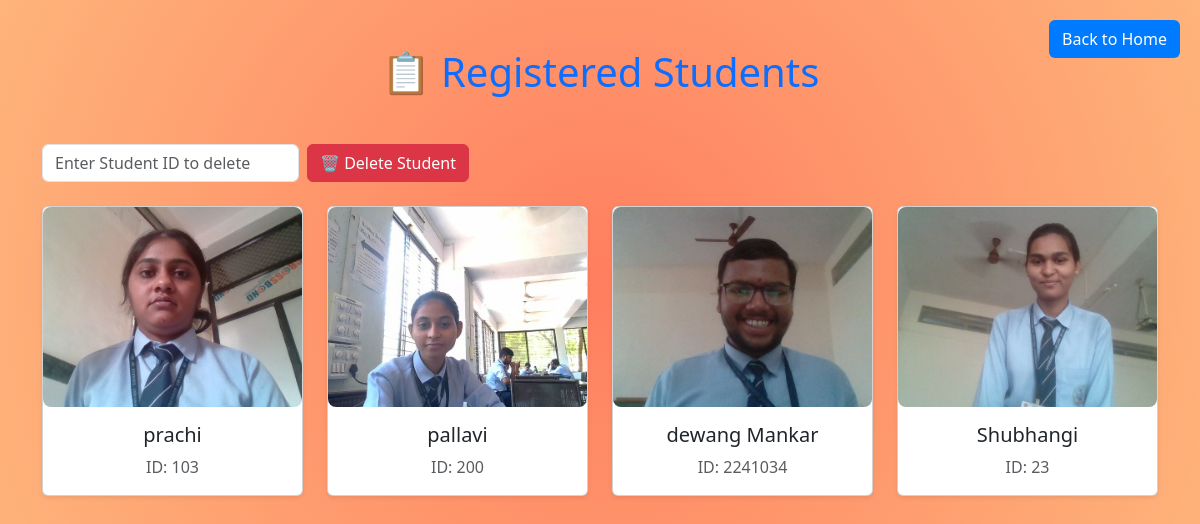
/students (signed in), run on the app's committed database.
### tables this page shows
CREATE TABLE users (
        id INTEGER PRIMARY KEY AUTOINCREMENT,
        name TEXT,
        image_path TEXT
    , student_id TEXT);

### main.py (the view)
@app.route('/students')
def show_students():
     if not session.get('logged_in'):
        return redirect(url_for('login'))
     conn = sqlite3.connect('database.db')
     cur = conn.cursor()
     cur.execute("SELECT name, student_id, image_path, id FROM users")
     students = cur.fetchall()
     conn.close()
     return render_template('students.html', students=students)

### templates/students.html (shortened to what this page needs)
<!DOCTYPE html>
<html>
<head>
  <link href="https://cdn.jsdelivr.net/npm/bootstrap@5.3.3/dist/css/bootstrap.min.css" rel="stylesheet" />
  <link rel="stylesheet" href="https://cdnjs.cloudflare.com/ajax/libs/animate.css/4.1.1/animate.min.css" />
</head>
<body>
  <div class="container py-5">
    <h1 class="text-center mb-5 text-primary animate__animated animate__fadeInDown">
      📋 Registered Students
    </h1>
    <a href="{{ url_for('home') }}" class="btn btn-custom" style="position: absolute; top: 20px; right: 20px;">Back to
      Home</a>
    <div class="row justify-content-center">
      <form action="{{ url_for('delete_student_by_id') }}" method="POST" class="mb-4 d-flex align-items-center gap-2">
        <input type="text" name="student_id" placeholder="Enter Student ID to delete" class="form-control w-auto"
          required>
        <button type="submit" class="btn btn-danger"
          onclick="return confirm('Are you sure you want to delete this student?');">
          🗑️ Delete Student
        </button>
      </form>
      {% for name, student_id, path, user_id in students %}
      <div class="col-md-3 col-sm-6 mb-4 animate__animated animate__zoomIn">
        <div class="card student-card shadow-sm">
          <img src="{{ path }}" class="card-img-top student-img" alt="{{ name }}">
          <div class="card-body text-center">
            <h5 class="card-title">{{ name }}</h5>
            <p class="card-text text-muted">ID: {{ student_id }}</p>
          </div>
        </div>
      </div>
      {% endfor %}
    </div>
  </div>
</body>
</html>

### templates/students.html (style rules this page uses)
body { background: radial-gradient(circle, #ff7e5f, #feb47b); }
.student-card { transition: transform 0.3s; }
.student-img { height: 200px; object-fit: cover; border-radius: 8px; }
.btn-custom { background-color: #007BFF; color: white; }

### data on the page
users: name (picture), name "prachi", student "103"
users: name (picture), name "pallavi", student "200"
users: shows a picture, name "dewang Mankar", student "2241034"
users: shows a picture, name "Shubhangi", student "23"
